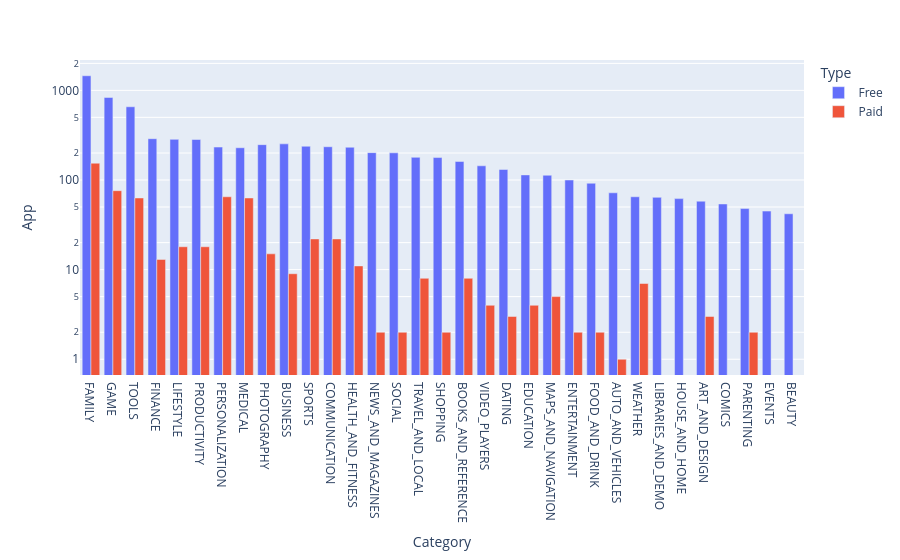

The notebook cell this image was saved under:
### Code cell
fig = px.bar(free_vs_paid, x='Category', y='App', barmode='group', color='Type')
fig.update_layout(xaxis={'categoryorder':'total descending'}, yaxis=dict(type='log'))
fig.show()

### Figure 1 — Plotly figure (JSON) as saved in the notebook; plotly's stock layout.template omitted (floating-point values rounded to 4 significant figures)
{"data": [{"alignmentgroup": "True", "hovertemplate": "Type=Free<br>Category=%{x}<br>App=%{y}<extra></extra>", "legendgroup": "Free", "marker": {"color": "#636efa", "pattern": {"shape": ""}}, "name": "Free", "offsetgroup": "Free", "orientation": "v", "showlegend": true, "textposition": "auto", "type": "bar", "x": ["ART_AND_DESIGN", "AUTO_AND_VEHICLES", "BEAUTY", "BOOKS_AND_REFERENCE", "BUSINESS", "COMICS", "COMMUNICATION", "DATING", "EDUCATION", "ENTERTAINMENT", "EVENTS", "FAMILY", "FINANCE", "FOOD_AND_DRINK", "GAME", "HEALTH_AND_FITNESS", "HOUSE_AND_HOME", "LIBRARIES_AND_DEMO", "LIFESTYLE", "MAPS_AND_NAVIGATION", "MEDICAL", "NEWS_AND_MAGAZINES", "PARENTING", "PERSONALIZATION", "PHOTOGRAPHY", "PRODUCTIVITY", "SHOPPING", "SOCIAL", "SPORTS", "TOOLS", "TRAVEL_AND_LOCAL", "VIDEO_PLAYERS", "WEATHER"], "xaxis": "x", "y": [58, 72, 42, 161, 253, 54, 235, 131, 114, 100, 45, 1456, 289, 92, 834, 232, 62, 64, 284, 113, 229, 202, 48, 233, 248, 283, 178, 201, 238, 656, 179, 144, 65], "yaxis": "y"}, {"alignmentgroup": "True", "hovertemplate": "Type=Paid<br>Category=%{x}<br>App=%{y}<extra></extra>", "legendgroup": "Paid", "marker": {"color": "#EF553B", "pattern": {"shape": ""}}, "name": "Paid", "offsetgroup": "Paid", "orientation": "v", "showlegend": true, "textposition": "auto", "type": "bar", "x": ["ART_AND_DESIGN", "AUTO_AND_VEHICLES", "BOOKS_AND_REFERENCE", "BUSINESS", "COMMUNICATION", "DATING", "EDUCATION", "ENTERTAINMENT", "FAMILY", "FINANCE", "FOOD_AND_DRINK", "GAME", "HEALTH_AND_FITNESS", "LIFESTYLE", "MAPS_AND_NAVIGATION", "MEDICAL", "NEWS_AND_MAGAZINES", "PARENTING", "PERSONALIZATION", "PHOTOGRAPHY", "PRODUCTIVITY", "SHOPPING", "SOCIAL", "SPORTS", "TOOLS", "TRAVEL_AND_LOCAL", "VIDEO_PLAYERS", "WEATHER"], "xaxis": "x", "y": [3, 1, 8, 9, 22, 3, 4, 2, 154, 13, 2, 76, 11, 18, 5, 63, 2, 2, 65, 15, 18, 2, 2, 22, 63, 8, 4, 7], "yaxis": "y"}], "layout": {"barmode": "group", "legend": {"title": {"text": "Type"}, "tracegroupgap": 0}, "margin": {"t": 60}, "xaxis": {"anchor": "y", "categoryorder": "total descending", "domain": [0, 1], "title": {"text": "Category"}}, "yaxis": {"anchor": "x", "domain": [0, 1], "title": {"text": "App"}, "type": "log"}}}
